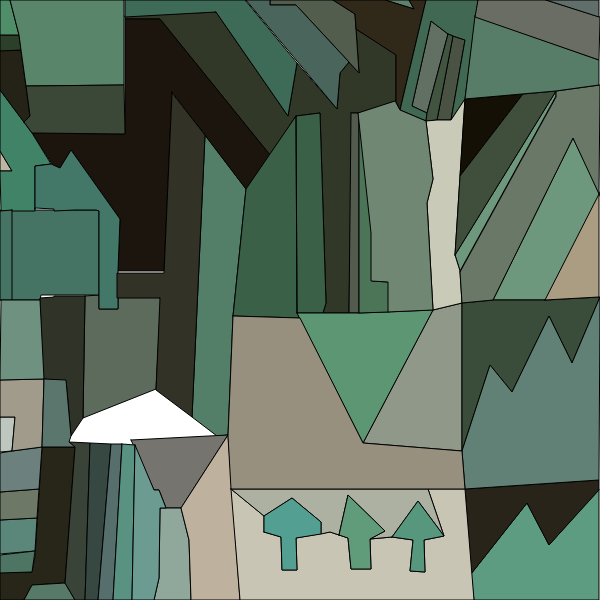
Frame 1 (no input)
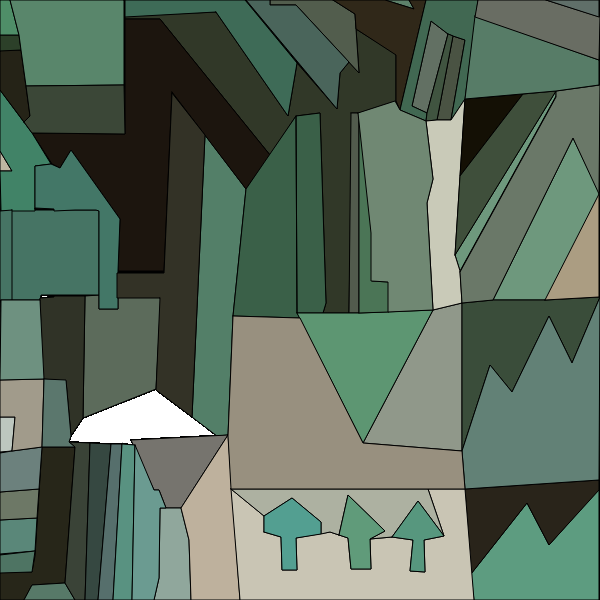
Frame 60 (no input)
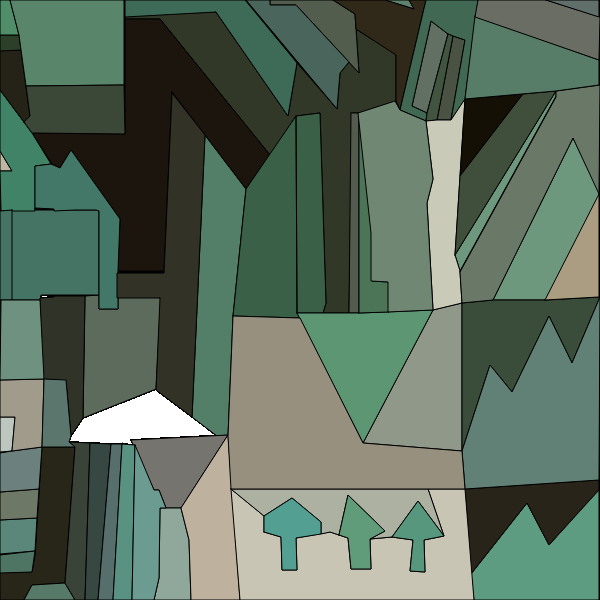
Frame 120 (the mouse pressed at the canvas centre since frame 60)

The p5.js sketch that drew these frames (run headless with seeded random() and noise() and a simulated clock; from frame 60 on, the mouse is pressed at the canvas centre):

// p5.js sketch
// ── sketch.js
//the setup function is performed once when the sketch loads.
function setup() {
    createCanvas(600, 600);
    background(255);
}

//the draw function is performed in a loop, 30 frames per second.
function draw() {
//for color, one perameter (0-255) determines GRAYSCALE.
//two parameter (a, b) determines GRAYSCALE and ALPHA.
//three parameters = r, g, b.
    fill('#5C6B5B');
    beginShape();
        vertex(161, 296);
        vertex(118, 296);
        vertex(118,309);
        vertex(99, 309);
        vertex(99, 295);
        vertex(85, 296);
        vertex(83, 418);
        vertex(156, 389);
        endShape(CLOSE);

    
/*    beginShape();
    
    <polyline class="st0" points="205.3,135.5 192.7,417.5 156.4,389.7 161,296.5 118,296.5 118.2,271.7 164,271.5 172.5,92.6 
		205.3,135.5 	"/>
	endShape(CLOSE);
    
    .st0{fill:#5C6B5B;}
	.st1{fill:#333226;}
	.st2{fill:#537F68;}
	.st3{fill:#313828;}
	.st4{fill:#92847F;}
	.st5{fill:#98907F;}
	.st6{fill:#6E987D;}
	.st7{fill:#538468;}
	.st8{fill:#AFAE8A;}
	.st9{fill:#1C150E;}
	.st10{fill:#3E6B57;}
	.st11{fill:#525D4D;}
	.st12{fill:#5D816A;}
	.st13{fill:#627063;}
	.st14{fill:#4A5343;}
	.st15{fill:#467464;}
	.st16{fill:#303327;}
	.st17{fill:#BDB6A2;}
	.st18{fill:#418367;}
	.st19{fill:#252317;}
	.st20{fill:#2C4029;}
	.st21{fill:#4F8E68;}
	.st22{fill:#59866B;}
	.st23{fill:#3B4737;}
	.st24{fill:#437767;}
	.st25{fill:#76746E;}
	.st26{fill:#3A6048;}
	.st27{fill:#525B4D;}
	.st28{fill:#7C8A75;}
	.st29{fill:#272619;}
	.st30{fill:#BDC7BF;}
	.st31{fill:#90A79C;}
	.st32{fill:#BEB19D;}
	.st33{fill:#577968;}
	.st34{fill:#5A8779;}
	.st35{fill:#4E7463;}
	.st36{fill:#6D7866;}
	.st37{fill:#6C817D;}
	.st38{fill:#A19B8B;}
	.st39{fill:#6E9180;}
	.st40{fill:#3A4337;}
	.st41{fill:#364841;}
	.st42{fill:#566F6C;}
	.st43{fill:#599281;}
	.st44{fill:#6B9B91;}
	.st45{fill:#5B776D;}
	.st46{fill:#4A655B;}
	.st47{fill:#90988A;}
	.st48{fill:#5D9672;}
	.st49{fill:#708873;}
	.st50{fill:#4B7556;}
	.st51{fill:#302819;}
	.st52{fill:#416852;}
	.st53{fill:#405440;}
	.st54{fill:#C9CAB8;}
	.st55{fill:#5D9C80;}
	.st56{fill:#57908A;}
	.st57{fill:#29241A;}
	.st58{fill:#3A4D3A;}
	.st59{fill:#628176;}
	.st60{fill:#AB9D82;}
	.st61{fill:#6A7868;}
	.st62{fill:#141005;}
	.st63{fill:#3F4F3B;}
	.st64{fill:#577C67;}
	.st65{fill:#696D63;}
	.st66{fill:#606F69;}
	.st67{fill:#C9C5B4;}
	.st68{fill:#ADB1A1;}
	.st69{fill:#539F91;}
	.st70{fill:#609B7A;}
	.st71{fill:#57977E;}
*/
    fill('#537F68');   
    beginShape();
        vertex(228, 435);
        vertex(217, 436);
        vertex(192, 417);
        vertex(205, 135);
        vertex(246, 189);
        vertex(233, 316);
        vertex(228, 435);
	    endShape(CLOSE);
    
    fill('#313828');
    beginShape();
        vertex(125, 16);
        vertex(216, 12);
        vertex(288, 116);
        vertex(297, 63);
        vertex(337, 109);
        vertex(340, 73);
        vertex(349, 62);
        vertex(359, 73);
        vertex(356, 29);
        vertex(396, 54);
        vertex(396, 101);
        vertex(359, 113);
        vertex(352, 113);
        vertex(349, 313);
        vertex(323, 313);
        vertex(326, 303);
        vertex(320, 113);
        vertex(296, 116);
        vertex(270, 155);
    	vertex(160, 19);
        vertex(125, 19);
        vertex(125, 17);
        endShape(CLOSE);
	
/*         
    <path class="st0" d="M69.1,442.4c0,0,24.9-67.4,87.2-52.7l61.1,46.8l-62.4,11l-19.8-7.2l0.4,5.1L69.1,442.4z"/>
	
        
    <path class="st0" d="M233.5,316.5l-5.3,118.2c0,0,97.2-0.7,133.7,12.8l1.9-4l-63.8-125L233.5,316.5z"/>
*/
    fill('#6E987D');   
    beginShape();    
        vertex(573, 138);
        vertex(493, 300);
        vertex(546, 300);
        vertex(600, 194);
        endShape(CLOSE);
    
    fill('#6E987D');
    beginShape();    
        vertex(460, 271);
        vertex(556, 96);
        vertex(556, 91);
        vertex(455, 255);
        endShape(CLOSE);
    
/*   
    <path class="st0" d="M400.5,110.3l5.1,71.2c0,0-11,27.9,0,47V295l28.1,15.6l-5.7-106.9l5.7-24.2l-7-57.9L400.5,110.3z"/>
*/	
      
    fill('#1C150E');
    beginShape();   
        vertex(172,92);
        vertex(246, 189);
        vertex(270, 155);
        vertex(160, 19);
        vertex(125, 19);
        vertex(125, 134);
        vertex(32, 133);
        vertex(52, 164);
        vertex(60, 168); 
        vertex(71, 150);
        vertex(120, 219); 
        vertex(118, 271);
        vertex(164, 271);
	   endShape(CLOSE);
    
    fill('#3E6B57');
    beginShape();        
        vertex(216, 12);
        vertex(288, 116);
        vertex(297, 63);
        vertex(245, 0);
        vertex(125,0);
        vertex(125, 17);
	   endShape(CLOSE);
    
    fill('#525D4D');
    beginShape();    
        vertex(270, 0);
        vertex(270, 5);
        vertex(296, 5);
        vertex(359, 73);
        vertex(355, 14);
        vertex(333, 0);
	   endShape(CLOSE);
        
    
    fill('#5D816A');
    beginShape();
        vertex(385, 0);
        vertex(414, 9);
        vertex(409, 0);
        endShape(CLOSE);
    
    fill('#627063');
    beginShape();    
        vertex(412, 106);
        vertex(431, 21);
        vertex(448, 34);
        vertex(427, 113);
        endShape(CLOSE);
    
    fill('#4A5343');    
    beginShape();    
        vertex(453, 36);
        vertex(437, 120);
        vertex(451, 120);
        vertex(465, 40);
        endShape(CLOSE);
    
    fill('#467464');
    beginShape();    
        vertex(0, 210);
        vertex(99, 210);
        vertex(99, 295);
        vertex(41, 295);
        vertex(40, 300);
        vertex(0, 300);
        endShape(CLOSE);
    
    fill('#303327');    
    beginShape();
        vertex(85, 296);
        vertex(83, 418);
        vertex(71, 436);
        vertex(66, 381);
        vertex(43, 379);
        vertex(40, 300);
        vertex(40, 298);
        vertex(54, 297);
        vertex(54, 296);
        endShape(CLOSE);
    
    fill('#BDB6A2');
    beginShape();    
        vertex(0, 151);
        vertex(12, 171);
        vertex(0, 171);
        endShape(CLOSE);
    
    fill('#418367');
    beginShape();    
        vertex(0, 90);
        vertex(32, 133);
        vertex(51, 164);
        vertex(35, 166);
        vertex(35, 211);
        vertex(1, 211);
        vertex(0, 171);
        vertex(12, 171);
        vertex(0, 151);
        endShape(CLOSE);
    
    fill('#252317');
    beginShape();    
        vertex(0, 90);
        vertex(0, 50);
        vertex(21, 50);
        vertex(30, 116);
        vertex(24, 122);
        endShape(CLOSE);
    
    fill('#2C4029');
    beginShape();    
        vertex(0, 51);
        vertex(0, 35);
        vertex(19, 35);
        vertex(21, 50);
        endShape(CLOSE);
   
    fill('#4F8E68');
    beginShape();    
        vertex(0, 0);
        vertex(0, 35);
        vertex(19, 35);
        vertex(10, 0);
        endShape(CLOSE);
        
    
    fill('#59866B');
    beginShape();    
        vertex(124, 0);
        vertex(10, 0);
        vertex(19, 35);
        vertex(21, 50);
        vertex(26, 86);
        vertex(124, 85);
        endShape(CLOSE);
        
    
    fill('#3B4737');
    beginShape();    
        vertex(24, 122);
        vertex(30, 116);
        vertex(26, 86);
        vertex(124, 85);
        vertex(125, 134);
        vertex(32, 133);
        endShape(CLOSE);
    
    fill('#437767');
    beginShape();    
        vertex(35, 209);
        vertex(35, 166);
        vertex(51, 164);
        vertex(60, 168);
        vertex(71, 150);
        vertex(120, 219);
        vertex(118, 271);
        vertex(118, 309);
        vertex(99, 309);
        vertex(99, 295);
        vertex(99, 211);
        vertex(96, 210);
        vertex(75, 210);
        vertex(54, 211);
        vertex(54, 209); 
        vertex(35, 208);
        endShape(CLOSE);

/*    
	<rect x="35.5" y="208.5" class="st0" width="19" height="89"/>
	<rect x="75.5" y="210.5" class="st0" width="21" height="84"/>
*/	
    fill('#467464');
    beginShape();
        vertex(12, 210);
        vertex(12, 300);
        vertex(0, 300);
        vertex(0, 211);
        endShape(CLOSE);
        
    fill('#76746E');    
    beginShape();    
    vertex(131, 440);
    vertex(154, 490);
    vertex(159, 490);
    vertex(166, 508);
    vertex(181, 508);
    vertex(228, 435);
    endShape(CLOSE);
        
    fill('#3A6048');    
    beginShape();    
    vertex(296, 116);
    vertex(320, 113);
    vertex(326, 303);
    vertex(323, 313);
    vertex(297, 313);
    vertex(296, 116);
    vertex(246, 189);
    vertex(233, 316);
    vertex(300, 318);
    vertex(297, 313);
    endShape(CLOSE);
            
    fill('#525B4D');      
    beginShape();        
    vertex(351, 113);
    vertex(349, 313);
    vertex(359, 313);
    vertex(359, 113);
    endShape(CLOSE);
    
    fill('#7C8A75');
    beginShape();    
    vertex(372, 233);
    vertex(372, 281);
    vertex(389, 281);
    vertex(389, 231);
    endShape(CLOSE);
    
    fill('#272619');
    beginShape();    
    vertex(42, 447);
    vertex(35, 556);
    vertex(32, 572);
    vertex(0, 572);
    vertex(0, 600);
    vertex(24, 600);
    vertex(32, 585);
    vertex(65, 583);
    vertex(75, 447);
    endShape(CLOSE);
    
    fill('#BDC7BF');
    beginShape();        
    vertex(0, 417);
    vertex(15, 417);
    vertex(12, 451);
    vertex(0, 452);
    endShape(CLOSE);
    
    fill('#90A79C');
    beginShape();    
    vertex(160, 508);
    vertex(159, 578);
    vertex(154, 600);
    vertex(191, 600);
    vertex(189, 540);
    vertex(181, 508);
    endShape(CLOSE);
    
    fill('#BEB19D');
    beginShape();    
    vertex(228, 435);
    vertex(240, 600);
    vertex(191, 600);
    vertex(189, 540);
    vertex(181, 508);
    endShape(CLOSE);
    
    fill('#577968');
    beginShape();    
    vertex(24, 600);
    vertex(75, 600);
    vertex(65, 583);
    vertex(32, 585);
    endShape(CLOSE);
    
    fill('#5A8779');
    beginShape();    
    vertex(0, 520);
    vertex(37, 518);
    vertex(35, 551);
    vertex(0, 554);
    endShape(CLOSE);
        
    fill('#4E7463');  
    beginShape();    
    vertex(0, 573);
    vertex(0, 555);
    vertex(35, 551);
    vertex(32, 572);
    endShape(CLOSE);
        
    fill('#6D7866');   
    beginShape();    
    vertex(0, 520);
    vertex(37, 518);
    vertex(39, 489);
    vertex(0, 492);
    endShape(CLOSE);
        
    fill('#6C817D');    
    beginShape();    
    vertex(0, 492);
    vertex(0, 453);
    vertex(12, 451);
    vertex(42, 447);
    vertex(39, 489);
    endShape(CLOSE);
     
    fill('#A19B8B');
    beginShape();    
    vertex(12, 451);
    vertex(42, 447);
    vertex(44, 379);
    vertex(0, 380);
    vertex(0, 417);
    vertex(15, 417);
    endShape(CLOSE);
        
    fill('#6E9180');    
    beginShape();    
    vertex(0, 380);
    vertex(44, 379);
    vertex(40, 300);
    vertex(12, 300);
    vertex(1, 300);
	endShape(CLOSE);
        
    fill('#3A4337');   
    beginShape();    
    vertex(75, 600);
    vertex(85, 600);
    vertex(90, 443);
    vertex(69, 442);
    vertex(75, 447);
    vertex(65, 583);
    endShape(CLOSE);
        
    fill('#364841');    
    beginShape();    
    vertex(85, 600);
    vertex(98, 600);
    vertex(111, 444);
    vertex(90, 443);
	endShape(CLOSE);
    
    fill('#566F6C');
    beginShape();    
    vertex(98, 600);
    vertex(113, 600);
    vertex(122, 444);
    vertex(111, 444);
	endShape(CLOSE);
    
    fill('#599281');
    beginShape();    
    vertex(122, 444);
    vertex(113, 600);
    vertex(132, 600);
    vertex(135, 445);
	endShape(CLOSE);
        
    fill('#6B9B91');
    beginShape();    
    vertex(135, 445);
    vertex(132, 600);
    vertex(154, 600);
    vertex(159, 578);
    vertex(160, 508);
    vertex(166, 508);
    vertex(159, 490);
    vertex(154, 490);
	endShape(CLOSE);
     
    fill('#5B776D');
    beginShape();    
    vertex(44, 379);
    vertex(66, 380);
    vertex(71, 436);
    vertex(69, 442);
    vertex(75, 447);
    vertex(42, 447);
	endShape(CLOSE);
        
    fill('#4A655B');    
    beginShape();    
    vertex(246, 0);
    vertex(270, 0);
    vertex(270, 5);
    vertex(296, 5);
    vertex(349, 62);
    vertex(340, 73);
    vertex(337, 109);
	endShape(CLOSE);
     
    fill('#90988A');
    beginShape();    
    vertex(363, 443);
    vertex(433, 310);
    vertex(462, 303);
    vertex(462, 451);
	endShape(CLOSE);
     
    fill('#5D9672');
    beginShape();    
    vertex(297, 313);
    vertex(363, 443);
    vertex(433, 310);
    vertex(359, 313);
    vertex(349, 313);
    vertex(323, 313);
	endShape(CLOSE);
        
/*        
    <path class="st0" d="M396.5,101.2l4,9.2l5.1,71.1c0,0-11.5,29,0,46.9V295l28.1,15.6l-44.1,1.7V282v-51l-17,2l-13.1-119.5
		L396.5,101.2z"/>
	endShape(CLOSE);
*/
    fill('#4B7556');
    beginShape();        
    vertex(359, 313);
    vertex(389, 312);
    vertex(389, 282);
    vertex(372, 281);
    vertex(372, 233);
    vertex(359, 113);
	endShape(CLOSE);
        
    fill('#302819');   
    beginShape();    
    vertex(333, 0);
    vertex(385, 0);
    vertex(414, 9);
    vertex(409, 0);
    vertex(426, 0);
    vertex(400, 110);
    vertex(396, 101);
    vertex(396, 55);
    vertex(356, 29);
    vertex(355, 14);
	endShape(CLOSE);
            
    fill('#416852');      
    beginShape();        
    vertex(426, 121);
    vertex(427, 113);
    vertex(412, 106);
    vertex(431, 21);
    vertex(448, 34);
    vertex(453, 36);
    vertex(465, 40);
    vertex(451, 120);
    vertex(465, 99); 
    vertex(478, 0);
    vertex(426, 0);
    vertex(400, 110);
	endShape(CLOSE);
            
    fill('#405440');         
    beginShape();        
    vertex(448, 34);
    vertex(453, 36);
    vertex(437, 120);
    vertex(426, 121);
    vertex(427, 113);
	endShape(CLOSE);
        
    fill('#C9CAB8');   
    beginShape();    
    vertex(433, 310);
    vertex(462, 303);
    vertex(460, 271);
    vertex(455, 255);
    vertex(465, 99);
    vertex(451, 120);
    vertex(437, 120);
    vertex(426, 121);
    vertex(433, 179);
    vertex(427, 203);
	endShape(CLOSE);
     
    fill('#5D9C80');
    beginShape();        
    vertex(474, 600);
    vertex(471, 574);
    vertex(527, 503);
    vertex(549, 545);
    vertex(599, 489);
    vertex(599, 600);
	endShape(CLOSE);

    
/*        
    <path class="st0" d="M232,489.5h233l-2.5-38.5l-98.8-7.7l-1.9,4.1c0,0-41.2-16.2-133.9-11.7L232,489.5z"/>
*/	
    fill('#29241A');
    beginShape();    
    vertex(471, 574);
    vertex(465, 489);
    vertex(599, 480);
    vertex(599, 490);
    vertex(549, 545);
    vertex(527, 503);
	endShape(CLOSE);
        
    fill('#3A4D3A');  
    beginShape();    
    vertex(462, 303);
    vertex(493, 300);
    vertex(546, 300);
    vertex(600, 297);
    vertex(572, 363);
    vertex(549, 316);
    vertex(512, 392);
    vertex(490, 365); 
    vertex(462, 451);
	endShape(CLOSE);
      
    fill('#628176');
    beginShape();        
    vertex(462, 451);
    vertex(465, 489);
    vertex(599, 480);
    vertex(600, 297);
    vertex(572, 363);
    vertex(549, 316);
    vertex(512, 392);
    vertex(490, 365);
    endShape(CLOSE);
        
    fill('#AB9D82');  
    beginShape();    
    vertex(545, 300);
    vertex(599, 194);
    vertex(599, 297);
	endShape(CLOSE);
    
    fill('#6A7868');
    beginShape();    
    vertex(460, 272);
    vertex(462, 303);
    vertex(493, 300);
    vertex(573, 138);
    vertex(599, 194);
    vertex(600, 85);
    vertex(556, 91);
    vertex(556, 97);
	endShape(CLOSE);
      
    fill('#141005');
    beginShape();    
    vertex(523, 94);
    vertex(465, 99);
    vertex(460, 176);
	endShape(CLOSE);
       
    fill('#3F4F3B');
    beginShape();    
    vertex(455, 255);
    vertex(460, 176);
    vertex(523, 94);
    vertex(556, 91);
	endShape(CLOSE);
        
    fill('#577C67');    
    beginShape();    
    vertex(475, 16);
    vertex(599, 60);
    vertex(599, 85);
    vertex(556, 91);
    vertex(465, 99);
	endShape(CLOSE);
        
    fill('#696D63');
    beginShape();    
    vertex(478, 0);
    vertex(475, 17);
    vertex(599, 60);
    vertex(600, 17);
    vertex(546, 0);
	endShape(CLOSE);
        
    fill('#606F69');
    beginShape();    
    vertex(546, 0);
    vertex(599, 0);
    vertex(599, 17);
	endShape(CLOSE);
       
    fill('#C9C5B4');
    beginShape();    
    vertex(231, 489);
    vertex(240, 600);
    vertex(474, 600);
    vertex(465, 489);
    vertex(428, 489);
    vertex(444, 536);
    vertex(424, 540);
    vertex(425, 572);
    vertex(410, 571);
    vertex(413, 540);
    vertex(392, 537);
    vertex(370, 539);
    vertex(371, 569);
    vertex(351, 569);
    vertex(348, 538);
    vertex(330, 532);
    vertex(296, 538);
    vertex(297, 570); 
    vertex(282, 570);
    vertex(281, 537);
    vertex(264, 532);
    vertex(264, 516);
	endShape(CLOSE);
        
    fill('#ADB1A1');
    beginShape();        
    vertex(231, 489);
    vertex(264, 516);
    vertex(292, 498);
    vertex(321, 522);
    vertex(321, 534);
    vertex(330, 532);
    vertex(339, 535);
    vertex(348, 495);
    vertex(385, 531);
    vertex(370, 539);
    vertex(392, 537);
    vertex(418, 501);
    vertex(444, 536);
    vertex(428, 489);
	endShape(CLOSE);
        
    fill('#539F91');
    beginShape();        
    vertex(264, 532);
    vertex(264, 516);
    vertex(292, 498);
    vertex(321, 522);
    vertex(321, 534);
    vertex(296, 538);
    vertex(297, 570);
    vertex(282, 570); 
    vertex(281, 537);
    endShape(CLOSE);
        
    fill('#609B7A');
    beginShape();        
    vertex(339, 535);
    vertex(348, 495);
    vertex(385, 531);
    vertex(370, 539);
    vertex(371, 569);
    vertex(351, 569);
    vertex(348, 538);
    endShape(CLOSE);
        
    fill('#57977E');
    beginShape();    
    vertex(392, 537);
    vertex(418, 501);
    vertex(444, 536);
    vertex(424, 540);
    vertex(425, 572);
    vertex(410, 571);
    vertex(413, 540);
    endShape(CLOSE);
    
    
    
    fill('#98907F');
    beginShape();        
    vertex(233, 316);
    vertex(228, 436);
    vertex(231, 489);
    vertex(465, 489);
    vertex(462, 451);
    vertex(363, 443);
    vertex(300, 318);
    endShape(CLOSE);
        
    fill('#333226');
    beginShape();        
    vertex(160, 298);
    vertex(156, 390);
    vertex(192, 417);
    vertex(205, 135);
    vertex(172, 93);
    vertex(164, 273);
    vertex(117, 273);
    vertex(117, 298);
    endShape(CLOSE);
        
    fill('#708873');
    beginShape();    
    vertex(358, 113);
    vertex(395, 101);
    vertex(400, 110);
    vertex(426, 121);
    vertex(433, 179);
    vertex(427, 203);
    vertex(433, 310);
    vertex(388, 312);
    vertex(388, 282);
    vertex(371, 281);
    vertex(371, 233);
    endShape(CLOSE);
}
